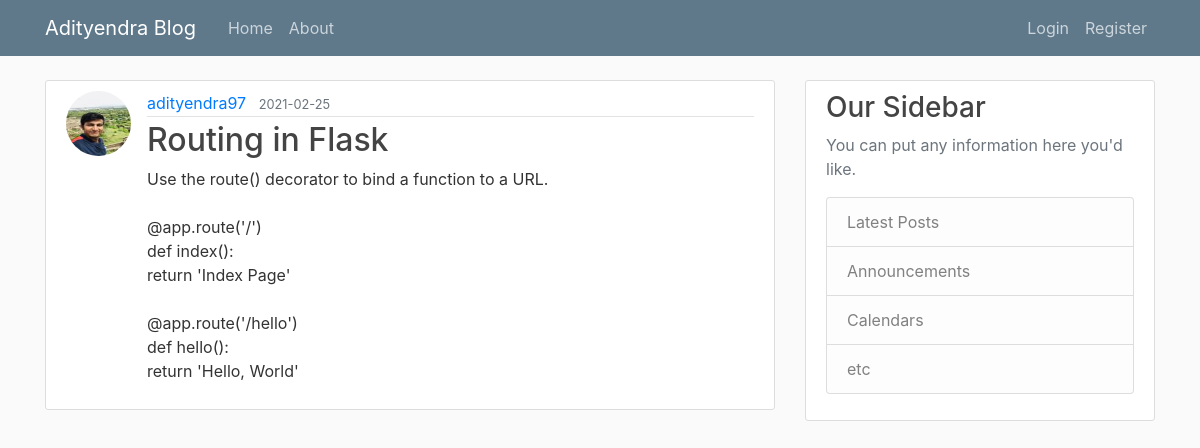
Screenshot of /post/2 with the database file from the repository.
### flaskblog/models.py (models this page shows, shortened)
class User(db.Model, UserMixin):
    id = db.Column(db.Integer, primary_key=True)
    username = db.Column(db.String(20), unique=True, nullable=False)
    email = db.Column(db.String(120), unique=True, nullable=False)
    image_file = db.Column(db.String(20), nullable=False, default='default.jpg')
    password = db.Column(db.String(60), nullable=False)
    posts = db.relationship('Post', backref='author', lazy=True)

class Post(db.Model):
    id = db.Column(db.Integer, primary_key=True)
    title = db.Column(db.String(100), nullable=False)
    date_posted = db.Column(db.DateTime, nullable=False, default=datetime.utcnow)
    content = db.Column(db.Text, nullable=False)
    user_id = db.Column(db.Integer, db.ForeignKey('user.id'), nullable=False)

### flaskblog/posts/routes.py (the view)
@posts.route("/post/<int:post_id>")
def post(post_id):
    post = Post.query.get_or_404(post_id)
    return render_template('post.html', title=post.title, post=post)

### flaskblog/templates/post.html (shortened to what this page needs)
{% extends "layout.html" %}
{% block content %}
<article class="media content-section">
  <img class="rounded-circle article-img"
    src="{{ url_for('static', filename='profile_pics/' + post.author.image_file) }}">
  <div class="media-body">
    <div class="article-metadata">
      <a class="mr-2" href="{{ url_for('users.user_posts', username=post.author.username) }}">{{ post.author.username
        }}</a>
      <small class="text-muted">{{ post.date_posted.strftime('%Y-%m-%d') }}</small>
    </div>
    <h2 class="article-title">{{ post.title }}</h2>
    <p class="article-content">{{ post.content }}</p>
  </div>
</article>
{% endblock content %}

### flaskblog/static/main.css (style rules this page uses)
body { background: #fafafa; color: #333333; margin-top: 5rem; }
h1, h2, h3, h4, h5, h6 { color: #444444; }
.content-section { background: #ffffff; padding: 10px 20px; border: 1px solid #dddddd; border-radius: 3px; margin-bottom: 20px; }
.article-title { color: #444444; }
.article-content { white-space: pre-line; }
.article-img { height: 65px; width: 65px; margin-right: 16px; }
.article-metadata { padding-bottom: 1px; margin-bottom: 4px; border-bottom: 1px solid #e3e3e3 }

### rows the page displays
User: image_file (picture), author.username "adityendra97"
Post: date_posted "2021-02-25", title "Routing in Flask", content "Use the route() decorator to bind a function to a URL. @app.route('/') def index(): return 'Index Page' @app.route('/hello') def hello(): return 'Hello, World'"
